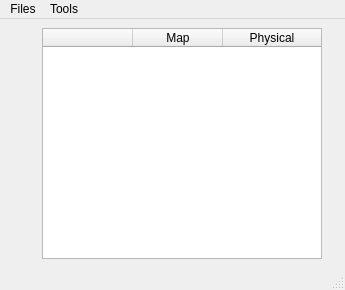
<?xml version="1.0" encoding="UTF-8"?>
<ui version="4.0">
 <class>MainWindow</class>
 <widget class="QMainWindow" name="MainWindow">
  <property name="geometry">
   <rect>
    <x>0</x>
    <y>0</y>
    <width>345</width>
    <height>290</height>
   </rect>
  </property>
  <property name="windowTitle">
   <string>Map tool</string>
  </property>
  <widget class="QWidget" name="centralwidget">
   <layout class="QGridLayout" name="gridLayout">
    <item row="0" column="0">
     <spacer name="horizontalSpacer_left">
      <property name="orientation">
       <enum>Qt::Horizontal</enum>
      </property>
      <property name="sizeType">
       <enum>QSizePolicy::Preferred</enum>
      </property>
      <property name="sizeHint" stdset="0">
       <size>
        <width>40</width>
        <height>20</height>
       </size>
      </property>
     </spacer>
    </item>
    <item row="0" column="1">
     <widget class="QWidget" name="widgetMap" native="true">
      <property name="minimumSize">
       <size>
        <width>0</width>
        <height>0</height>
       </size>
      </property>
      <property name="styleSheet">
       <string notr="true"/>
      </property>
      <layout class="QVBoxLayout" name="verticalLayout">
       <property name="spacing">
        <number>0</number>
       </property>
       <property name="leftMargin">
        <number>0</number>
       </property>
       <property name="topMargin">
        <number>0</number>
       </property>
       <property name="rightMargin">
        <number>0</number>
       </property>
       <property name="bottomMargin">
        <number>0</number>
       </property>
      </layout>
     </widget>
    </item>
    <item row="0" column="2">
     <spacer name="horizontalSpacer_mid">
      <property name="orientation">
       <enum>Qt::Horizontal</enum>
      </property>
      <property name="sizeType">
       <enum>QSizePolicy::Preferred</enum>
      </property>
      <property name="sizeHint" stdset="0">
       <size>
        <width>40</width>
        <height>20</height>
       </size>
      </property>
     </spacer>
    </item>
    <item row="0" column="4">
     <spacer name="horizontalSpacer_right">
      <property name="orientation">
       <enum>Qt::Horizontal</enum>
      </property>
      <property name="sizeType">
       <enum>QSizePolicy::Preferred</enum>
      </property>
      <property name="sizeHint" stdset="0">
       <size>
        <width>40</width>
        <height>20</height>
       </size>
      </property>
     </spacer>
    </item>
    <item row="0" column="3">
     <widget class="QTableWidget" name="tablePos">
      <property name="minimumSize">
       <size>
        <width>280</width>
        <height>200</height>
       </size>
      </property>
      <property name="editTriggers">
       <set>QAbstractItemView::NoEditTriggers</set>
      </property>
      <property name="showDropIndicator" stdset="0">
       <bool>false</bool>
      </property>
      <property name="dragDropOverwriteMode">
       <bool>true</bool>
      </property>
      <attribute name="horizontalHeaderDefaultSectionSize">
       <number>90</number>
      </attribute>
      <attribute name="horizontalHeaderStretchLastSection">
       <bool>true</bool>
      </attribute>
      <attribute name="verticalHeaderVisible">
       <bool>false</bool>
      </attribute>
      <column>
       <property name="text">
        <string/>
       </property>
      </column>
      <column>
       <property name="text">
        <string>Map</string>
       </property>
      </column>
      <column>
       <property name="text">
        <string>Physical</string>
       </property>
      </column>
     </widget>
    </item>
   </layout>
  </widget>
  <widget class="QMenuBar" name="menubar">
   <property name="geometry">
    <rect>
     <x>0</x>
     <y>0</y>
     <width>345</width>
     <height>22</height>
    </rect>
   </property>
   <widget class="QMenu" name="menuFiles">
    <property name="title">
     <string>Files</string>
    </property>
    <addaction name="actionOpen"/>
    <addaction name="actionSave"/>
   </widget>
   <widget class="QMenu" name="menuTools">
    <property name="title">
     <string>Tools</string>
    </property>
    <widget class="QMenu" name="menuMapRotation">
     <property name="enabled">
      <bool>true</bool>
     </property>
     <property name="tearOffEnabled">
      <bool>false</bool>
     </property>
     <property name="title">
      <string>Rotate the map clockwisely</string>
     </property>
     <addaction name="actionRotateRevert"/>
     <addaction name="actionRotate90"/>
     <addaction name="actionRotate180"/>
     <addaction name="actionRotate270"/>
    </widget>
    <addaction name="menuMapRotation"/>
    <addaction name="actionAddKeepout"/>
   </widget>
   <addaction name="menuFiles"/>
   <addaction name="menuTools"/>
  </widget>
  <widget class="QStatusBar" name="statusbar"/>
  <action name="actionOpen">
   <property name="text">
    <string>Open</string>
   </property>
   <property name="shortcut">
    <string>Ctrl+O</string>
   </property>
  </action>
  <action name="actionSave">
   <property name="text">
    <string>Save</string>
   </property>
   <property name="shortcut">
    <string>Ctrl+S</string>
   </property>
  </action>
  <action name="actionAddKeepout">
   <property name="text">
    <string>Add keepout zones</string>
   </property>
  </action>
  <action name="actionRotate90">
   <property name="text">
    <string>90°</string>
   </property>
  </action>
  <action name="actionRotate180">
   <property name="text">
    <string>180°</string>
   </property>
  </action>
  <action name="actionRotate270">
   <property name="text">
    <string>270°</string>
   </property>
  </action>
  <action name="actionRotateRevert">
   <property name="text">
    <string>Revert to original</string>
   </property>
  </action>
 </widget>
 <resources/>
 <connections/>
</ui>
